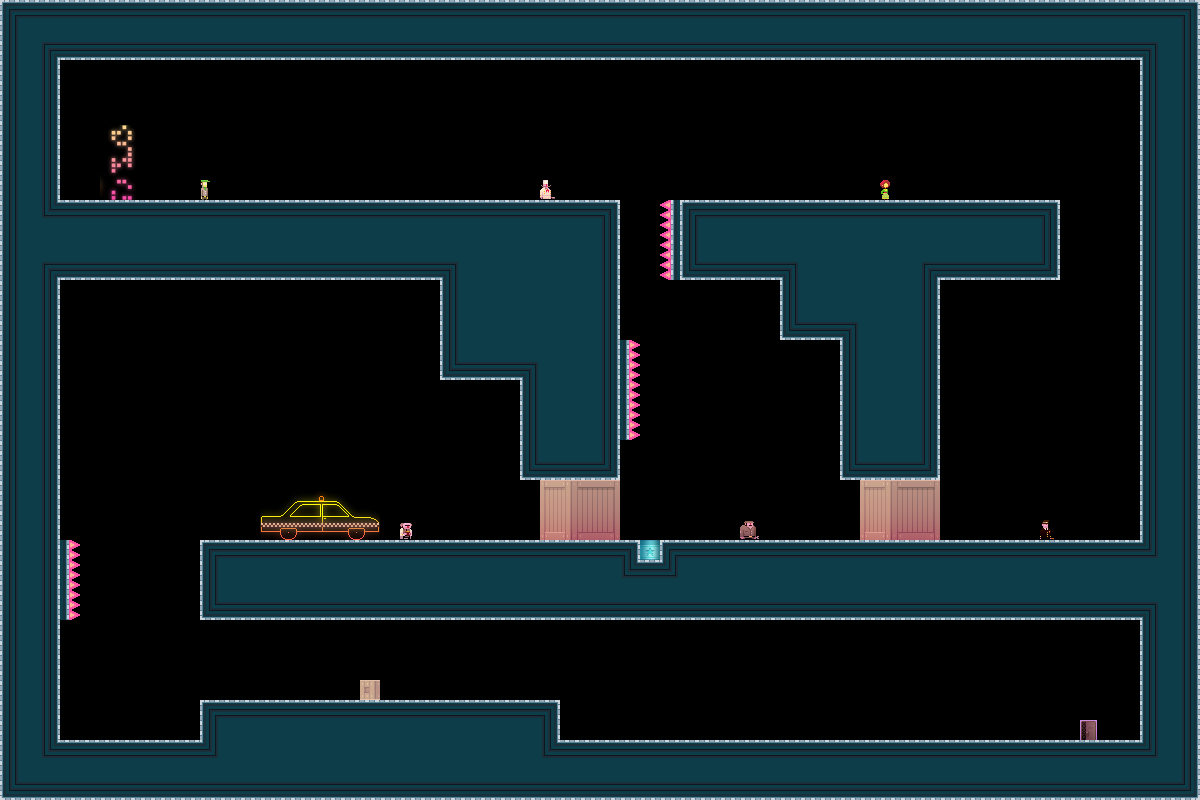

This is a level from a 2D game, rendered from its Tiled map with the project's own tilesets. A one-line summary and the map file follow, with tile-layer data summarised:
An orthogonal 60x40 tile map with 20x20 px tiles, 3 tile layers (bg, bg2, dontAutoLoad_sprites) and 16 objects.

<map version="1.0" orientation="orthogonal" width="60" height="40" tilewidth="20" tileheight="20">
 <tileset firstgid="1" name="tiles_newyork" tilewidth="20" tileheight="20">
  <image source="../Art/tiles_newyork.png" width="400" height="400" />
  <terraintypes>
   <terrain name="solid" tile="-1" />
  </terraintypes>
  <tile id="8" terrain=",,,0" />
  <tile id="9" terrain=",,0,0" />
  <tile id="10" terrain=",,0,0" />
  <tile id="11" terrain=",,0,0" />
  <tile id="12" terrain=",,0,0" />
  <tile id="13" terrain=",,0,0" />
  <tile id="14" terrain=",,0," />
  <tile id="15" terrain="0,0,0," />
  <tile id="16" terrain="0,0,,0" />
  <tile id="28" terrain=",0,,0" />
  <tile id="34" terrain="0,,0," />
  <tile id="35" terrain="0,,0,0" />
  <tile id="36" terrain=",0,0,0" />
  <tile id="48" terrain=",0,,0" />
  <tile id="54" terrain="0,,0," />
  <tile id="68" terrain=",0,,0" />
  <tile id="74" terrain="0,,0," />
  <tile id="88" terrain=",0,,0" />
  <tile id="94" terrain="0,,0," />
  <tile id="108" terrain=",0,,0" />
  <tile id="114" terrain="0,,0," />
  <tile id="128" terrain=",0,," />
  <tile id="129" terrain="0,0,," />
  <tile id="130" terrain="0,0,," />
  <tile id="131" terrain="0,0,," />
  <tile id="132" terrain="0,0,," />
  <tile id="133" terrain="0,0,," />
  <tile id="134" terrain="0,,," />
  <tile id="194" terrain="0,0,0,0" />
  <tile id="356">
   <properties>
    <property name="LargeCrate" value="" />
   </properties>
  </tile>
  <tile id="380">
   <properties>
    <property name="Andre" value="" />
   </properties>
  </tile>
  <tile id="381">
   <properties>
    <property name="Liselot" value="" />
   </properties>
  </tile>
  <tile id="382">
   <properties>
    <property name="Amsterdaam" value="" />
   </properties>
  </tile>
  <tile id="383">
   <properties>
    <property name="Worker" value="" />
   </properties>
  </tile>
  <tile id="384">
   <properties>
    <property name="Inspector" value="" />
   </properties>
  </tile>
  <tile id="385">
   <properties>
    <property name="Chef" value="" />
   </properties>
  </tile>
  <tile id="386">
   <properties>
    <property name="Exit" value="" />
   </properties>
  </tile>
  <tile id="387">
   <properties>
    <property name="Trampoline" value="" />
   </properties>
  </tile>
  <tile id="388">
   <properties>
    <property name="SmallCrate" value="" />
   </properties>
  </tile>
  <tile id="389">
   <properties>
    <property name="SugarBag" value="" />
   </properties>
  </tile>
 </tileset>
 <layer name="bg" width="60" height="40">
  <data>[2400 cells, 1118 non-empty, 37 distinct tile ids]</data>
 </layer>
 <layer name="bg2" width="60" height="40">
  <data>[2400 cells, 26 non-empty, 26 distinct tile ids]</data>
 </layer>
 <objectgroup name="boxes" width="60" height="40">
  <object x="0" y="0" width="1200" height="60" />
  <object x="0" y="60" width="60" height="740" />
  <object x="1140" y="60" width="60" height="740" />
  <object x="60" y="740" width="140" height="60" />
  <object x="200" y="700" width="360" height="100" />
  <object x="560" y="740" width="580" height="60" />
  <object x="60" y="200" width="380" height="80" />
  <object x="440" y="200" width="80" height="180" />
  <object x="520" y="200" width="100" height="280" />
  <object x="680" y="200" width="380" height="80" />
  <object x="780" y="280" width="60" height="60" />
  <object x="840" y="280" width="100" height="200" />
  <object x="200" y="540" width="940" height="80" />
 </objectgroup>
 <layer name="dontAutoLoad_sprites" width="60" height="40">
  <data>[2400 cells, 33 non-empty, 21 distinct tile ids]</data>
 </layer>
 <objectgroup name="dontAutoLoad_death" width="60" height="40">
  <object x="660" y="200" width="20" height="80" />
  <object x="620" y="340" width="20" height="100" />
  <object x="60" y="540" width="20" height="80" />
 </objectgroup>
</map>
